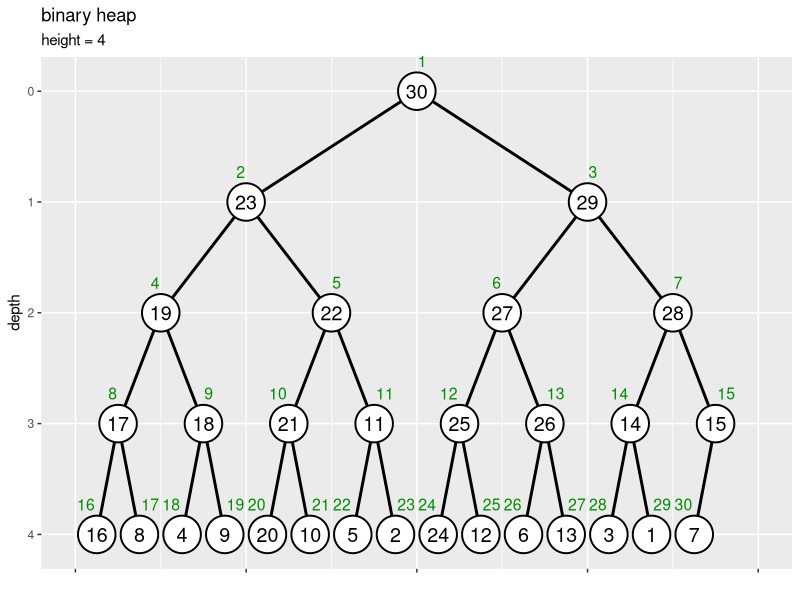

This figure's R source: (Note: this script raises an error after producing the figure.)

# 10.7 ヒープ ----------------------------------------------------------------

# 利用パッケージ
library(tidyverse)
library(gganimate)

# チェック用
library(ggplot2)


# 数列のヒープ化 --------------------------------------------------------------------

### ・実装 -----

# 部分木のヒープ化の実装
sub_heapify <- function(vec, i, N) {
  
  # 左側の子のインデックスを計算
  child_idx <- i * 2
  
  # 子がなければ終了
  if(child_idx > N) return(vec)
  
  # 値が大きい方の子のインデックスを設定
  if(child_idx+1 <= N & vec[child_idx+1] > vec[child_idx]) { # (&の左がFALSEだと右が処理されずNAにならない)
    child_idx <- child_idx + 1
  }
  
  # 子が親以下なら終了
  if(vec[child_idx] <= vec[i]) return(vec)
  
  # 子と親を入替
  vec[1:N] <- replace(x = vec, list = c(child_idx, i), values = vec[c(i, child_idx)])
  
  # 子を部分木の根としてヒープ化
  vec[1:N] <- sub_heapify(vec, child_idx, N)
  
  # 数列を出力
  return(vec)
}

# ヒープ化の実装
heapify <- function(vec) {
  
  # 要素数を取得
  N <- length(vec)
  
  # 葉を除くノード番号の最大値を設定
  max_i <- N %/% 2
  
  # 全体をヒープ化
  for(i in max_i:1) {
    
    # i番目の頂点を根とする部分木をヒープ化
    vec[1:N] <- sub_heapify(vec, i, N)
  }
  
  # 数列を出力
  return(vec)
}


### ・作図 -----

# 要素数を指定
N <- 30

# (簡易的に)数列を作成
a <- 1:N

# ヒープ化
a <- heapify(a)

# ノードの座標を作成
d <- 0.6
vertex_df <- tibble::tibble(
  value = a, 
  index = 1:length(a), 
  depth = floor(log2(index)), # 縦方向のノード位置
  col_idx = index - 2^depth + 1, # 深さごとのノード番号
  coord_x = (col_idx * 2 - 1) * 1/(2^depth * 2), # 横方向のノード位置
  label_offset = dplyr::if_else(
    condition = index%%2 == 0, true = 0.5+d, false = 0.5-d
  ) # ラベル位置を左右にズラす
)

# エッジの座標を作成
edge_df <- dplyr::bind_rows(
  # 子ノードの座標
  vertex_df |> 
    dplyr::filter(depth > 0) |> # 根を除去
    dplyr::mutate(
      edge_id   = index, 
      node_type = "childe" # (確認用)
    ), 
  # 親ノードの座標
  vertex_df |> 
    dplyr::filter(depth > 0) |> # 根を除去
    dplyr::mutate(
      edge_id   = index, 
      node_type = "parent", # (確認用)
      depth   = depth - 1, # 縦方向のノード位置
      index   = index %/% 2, 
      col_idx = index - 2^depth + 1, # 深さごとのノード番号
      coord_x = (col_idx * 2 - 1) * 1/(2^depth * 2) # 横方向のノード位置
    )
) |> 
  dplyr::select(!label_offset) |> 
  dplyr::arrange(edge_id, depth)

# ツリーの高さを取得
max_h <- floor(log2(N))

# 二分木を作図
d <- 0.1
ggplot() + 
  geom_path(data = edge_df, 
            mapping = aes(x = coord_x, y = depth, group = edge_id), 
            linewidth = 1) + # 辺
  geom_point(data = vertex_df, 
             mapping = aes(x = coord_x, y = depth), 
             size = 12, shape = "circle filled", fill = "white", stroke = 1) + # 頂点
  geom_text(data = vertex_df, 
            mapping = aes(x = coord_x, y = depth, label = value), 
            size = 5) + # 値ラベル
  geom_text(data = vertex_df, 
            mapping = aes(x = coord_x, y = depth, label = index, hjust = label_offset), 
            size = 4, vjust = -2, color = "green4") + # 位置ラベル
  scale_x_continuous(labels = NULL, name = "") + 
  scale_y_reverse(breaks = 0:max_h, minor_breaks = FALSE) + 
  coord_cartesian(xlim = c(0, 1), ylim = c(max_h+d, -d)) + 
  labs(title = "binary heap", 
       subtitle = paste0("height = ", max_h), 
       y = "depth")


### ・可視化 -----

# 親子ノードの入替の実装
swap <- function(value, index, i, N) {
  
  # 数列の値・インデックスを取得
  val_vec <- value
  idx_vec <- index
  
  # 左側の子のインデックスを計算
  child_idx <- i * 2
  
  # 子がなければ終了
  if(child_idx > N) {
    lt <- list(value = val_vec, index = idx_vec, target = i)
    return(lt)
  }
  
  # 値が大きい方の子のインデックスを設定
  if(child_idx+1 <= N & val_vec[child_idx+1] > val_vec[child_idx]) {
    child_idx <- child_idx + 1
  }
  
  # 子が親以下なら終了
  if(val_vec[child_idx] <= val_vec[i]) {
    lt <- list(value = val_vec, index = idx_vec, target = i)
    return(lt)
  }
  
  # 子と親を入替
  val_vec[1:N] <- replace(x = val_vec, list = c(child_idx, i), values = val_vec[c(i, child_idx)])
  idx_vec[1:N] <- replace(x = idx_vec, list = c(child_idx, i), values = idx_vec[c(i, child_idx)])
  
  # 数列を出力
  if(child_idx <= N%/%2) {
    
    # 親子の入替があれば継続
    lt <- list(value = val_vec, index = idx_vec, target = child_idx)
    
  } else {
    
    # 子が葉なら終了
    lt <- list(value = val_vec, index = idx_vec, target = i)
  }
  return(lt)
}


# 要素数を指定
N <- 60

# 数列を作成
a <- sample(x = 1:N, size = N, replace = FALSE)
a

# 葉を除く頂点数を計算
max_i <- N %/% 2

# 数列を格納
trace_df <- tibble::tibble(
  step  = 0,   # 試行回数
  id    = 1:N, # 元のインデックス
  index = 1:N, # 各試行のインデックス
  value = a    # 要素
) |> 
  dplyr::mutate(
    target_flag = FALSE, # 入替対象の頂点
    heap_flag   = index > max_i # ヒープ化済みの部分木頂点
  )

# 作図用のオブジェクトを初期化
id_vec <- 1:N

# ヒープ化
iter <- 0
for(i in max_i:1) {
  
  # i番目の頂点を設定
  target_idx <- i
  
  # i番目の頂点を根とする部分木をヒープ化
  swap_flag <- TRUE
  while(swap_flag) {
    
    # 試行回数をカウント
    iter <- iter + 1
    
    # 親子の値を比較・入替
    res_lt <- swap(a, id_vec, target_idx, N)
    a[1:N]      <- res_lt[["value"]]
    id_vec[1:N] <- res_lt[["index"]]
    next_target_idx <- res_lt[["target"]]
    
    # 数列を格納
    tmp_df <- tibble::tibble(
      step  = iter, 
      id    = id_vec, 
      index = 1:N, 
      value = a
    ) |> 
      dplyr::mutate(
        target_flag = index %in% c(target_idx, target_idx*2, target_idx*2+1), # 入替対象の親子
        heap_flag   = index >= i & !target_flag # 入替対象を除く処理済み頂点
      )
    
    # 結果を記録
    trace_df <- dplyr::bind_rows(trace_df, tmp_df)
    
    # 入替の有無を確認
    if(target_idx == next_target_idx) {
      
      # 入替がなければ終了
      swap_flag <- FALSE
      
    } else {
      
      # 入替があれば入替後の頂点を親として設定
      target_idx <- next_target_idx
    }
    
    # 途中経過を表示
    print(paste0("--- step: ", iter, " ---"))
    print(a)
  }
}


# 頂点の座標を作成
trace_vertex_df <- trace_df |> 
  dplyr::mutate(
    depth   = floor(log2(index)), # 縦方向の頂点位置
    col_idx = index - 2^depth + 1, # 深さごとの頂点番号
    coord_x = (col_idx * 2 - 1) * 1/(2^depth * 2), # 横方向の頂点位置
  )

# 辺の座標を作成
edge_df <- dplyr::bind_rows(
  # 子の座標
  trace_vertex_df |> 
    dplyr::filter(step == 0, depth > 0) |> # 1試行分のデータを抽出・根を除去
    dplyr::mutate(
      edge_id = index
    ), 
  # 親の座標
  trace_vertex_df |> 
    dplyr::filter(step == 0, depth > 0) |> # 1試行分のデータを抽出・根を除去
    dplyr::mutate(
      edge_id = index, # 子インデックス
      depth   = depth - 1, # 縦方向の頂点位置
      index   = index %/% 2, # 親インデックス
      col_idx = index - 2^depth + 1, # 深さごとの頂点番号
      coord_x = (col_idx * 2 - 1) * 1/(2^depth * 2) # 横方向の頂点位置
    )
) |> 
  dplyr::select(!step) |> # フレーム遷移の影響から外す
  dplyr::arrange(edge_id, depth)

# インデックスラベルの座標を作成
d <- 0.6
index_df <- trace_vertex_df |> 
  dplyr::filter(step == 0) |> # 1試行分のデータを抽出
  dplyr::mutate(
    offset = dplyr::if_else(
      condition = index%%2 == 0, true = 0.5+d, false = 0.5-d
    ) # ラベル位置を左右にズラす
  ) |> 
  dplyr::select(!step) # フレーム遷移の影響から外す

# ヒープ化済み頂点の座標を作成
heap_df <- trace_vertex_df |> 
  dplyr::filter(heap_flag, step > 0) |> # ヒープ化済み頂点を抽出・初期値を除去:(表示フレームの調整用)
  dplyr::mutate(
    step = step - 1 # 表示フレームを調整
  ) |> 
  dplyr::bind_rows(
    trace_vertex_df |> 
      dplyr::filter(step == max(step))
  ) # 最終値を追加:(表示フレームの調整用)

# 入替対象の頂点の座標を作成
target_vertex_df <- trace_vertex_df |> 
  dplyr::filter(target_flag) |> # 入替対象の親を抽出
  dplyr::mutate(
    step = step - 1 # 表示フレームを調整
  ) |> 
  dplyr::arrange(step, index)

# 入替対象の辺の座標を作成
target_edge_df <- dplyr::bind_rows(
  # 親の座標
  target_vertex_df |> 
    dplyr::group_by(step) |> 
    dplyr::filter(index == min(index)) |> # 親を抽出
    dplyr::ungroup() |> 
    tidyr::uncount(weights = 2, .id = "childe_id") |> # 子の数に複製
    dplyr::mutate(
      childe_id = childe_id - 1, # 行番号を子IDに変換
      edge_id   = index * 2 + childe_id # 子インデックス
    ) |> 
    dplyr::filter(edge_id <= N), # 子がなければ除去
  # 子の座標
  target_vertex_df |> 
    dplyr::group_by(step) |> 
    dplyr::filter(index != min(index)) |> # 子を抽出
    dplyr::ungroup() |> 
    dplyr::mutate(
      edge_id = index
    )
) |> 
  dplyr::arrange(step, index)

# ヒープ化のアニメーションを作図
max_h <- floor(log2(N))
graph <- ggplot() + 
  geom_path(data = edge_df, 
            mapping = aes(x = coord_x, y = depth, group = edge_id), 
            linewidth = 1) + # 辺
  geom_path(data = target_edge_df,
            mapping = aes(x = coord_x, y = depth, group = edge_id),
            color = "red", linewidth = 1, linetype = "dashed") + # 入替対象の辺
  geom_point(data = target_vertex_df,
             mapping = aes(x = coord_x, y = depth, group = step),
             size = 14, color = "red", alpha = 0.5) + # 入替対象の頂点
  geom_point(data = heap_df,
             mapping = aes(x = coord_x, y = depth, group = step),
             size = 14, color = "blue", alpha = 0.5) + # ヒープ化済みの頂点
  geom_point(data = trace_vertex_df, 
             mapping = aes(x = coord_x, y = depth, group = id), 
             size = 12, shape = "circle filled", fill = "white", stroke = 1) + # 頂点
  geom_text(data = trace_vertex_df, 
            mapping = aes(x = coord_x, y = depth, label = as.character(value), group = id), 
            size = 5) + # 値ラベル
  geom_text(data = index_df, 
            mapping = aes(x = coord_x, y = depth, label = index, hjust = offset), 
            size = 4, vjust = -1.7, color = "green4") + # インデックスラベル
  gganimate::transition_states(states = step, transition_length = 9, state_length = 1, wrap = FALSE) + # フレーム遷移
  gganimate::ease_aes("cubic-in-out") + # 遷移の緩急
  scale_x_continuous(labels = NULL) + 
  scale_y_reverse(breaks = 0:max_h, minor_breaks = FALSE) + 
  coord_cartesian(xlim = c(0, 1)) + 
  labs(title = "heapify", 
       subtitle = "step: {next_state}", 
       x = "", y = "depth")

# フレーム数を取得
frame_num <- max(trace_df[["step"]]) + 1

# 遷移フレーム数を指定
s <- 20

# gif画像を作成
gganimate::animate(
  plot = graph, 
  nframes = (frame_num + 2)*s, start_pause = s, end_pause = s, fps = 20, 
  width = 1200, height = 600, 
  renderer = gganimate::gifski_renderer()
)


# 値の挿入 --------------------------------------------------------------------

### ・実装 -----

# 値の挿入の実装
push <- function(vec, val) {
  
  # 挿入要素(子)のインデックスを設定
  i <- length(vec) + 1
  
  # ヒープ化
  while(i > 1) { # (根に達するまで)
    
    # 親のインデックスを計算
    parent_idx <- i %/% 2
    
    # 親が子以上なら終了
    if(vec[parent_idx] >= val) break
    
    # 子と親を入替
    vec[i] <- vec[parent_idx] # 親の値を子の位置に移動
    i      <- parent_idx      # 挿入位置を親の位置に更新
  }
  
  # 値を挿入
  vec[i] <- val
  
  # 数列を出力
  return(vec)
}


# 要素数を指定
N <- 30

# (簡易的に)数列を作成
a <- 1:N

# 挿入値を指定
x <- 28.5

# ヒープ化
a <- heapify(a)

# 値を挿入してヒープ化
a <- push(a, x)
a; length(a)



### ・可視化 -----

# 要素数を指定
initial_N <- 40

# ヒープを作成
initial_a <- sample(x = 1:initial_N, size = initial_N, replace = FALSE) |> 
  heapify()

# 挿入する値を指定
x <- 49.5

# 値を挿入
a <- c(initial_a, x)

# 挿入後の要素数を取得
N <- length(a)

# 数列を格納
trace_df <- dplyr::bind_rows(
  # 初期値
  tibble::tibble(
    step  = 0, 
    id    = 1:initial_N, 
    index = id, 
    value = initial_a, 
    target_flag = FALSE
  ), 
  # 挿入後
  tibble::tibble(
    step  = 1, 
    id    = 1:N, 
    index = id, 
    value = a, 
    target_flag = index == N # 挿入対象
  )
)

# 挿入要素のインデックスを設定
i <- N

# 作図用のオブジェクトを初期化
id_vec <- 1:N

# ヒープ化
iter <- 1
break_flag <- FALSE
while(i > 1) {
  
  # 試行回数を更新
  iter <- iter + 1
  
  # 親のインデックスを計算
  parent_idx <- i %/% 2
  
  # 親のインデックスを計算
  parent_idx <- i %/% 2
  
  # 親が子未満なら親子を入替
  if(a[parent_idx] < a[i]) {
    a[1:N]      <- replace(x = a, list = c(i, parent_idx), values = a[c(parent_idx, i)])
    id_vec[1:N] <- replace(x = id_vec[1:n], list = c(i, parent_idx), values = id_vec[c(parent_idx, i)])
  } else {
    break_flag <- TRUE
  }
  
  # 数列を格納
  tmp_df <- tibble::tibble(
    step  = iter, 
    id    = id_vec, 
    index = 1:N, 
    value = a, 
    target_flag = index %in% c(i, parent_idx) # 入替対象
  )
  
  # 数列を記録
  trace_df <- dplyr::bind_rows(trace_df, tmp_df)
  
  # 親が子以上なら終了
  if(break_flag) break
  
  # 挿入位置を親の位置に更新
  i <- parent_idx
  
  # 途中経過を表示
  print(paste0("--- step: ", iter, " ---"))
  print(a)
}


# 頂点の座標を作成
trace_vertex_df <- trace_df |> 
  dplyr::mutate(
    depth   = floor(log2(index)), # 縦方向の頂点位置
    col_idx = index - 2^depth + 1, # 深さごとの頂点番号
    coord_x = (col_idx * 2 - 1) * 1/(2^depth * 2), # 横方向の頂点位置
  )

# 辺の座標を作成
edge_df <- dplyr::bind_rows(
  # 子の座標
  trace_vertex_df |> 
    dplyr::filter(step == 1, depth > 0) |> # 1試行分のデータを抽出・根を除去
    dplyr::mutate(
      edge_id = index
    ), 
  # 親の座標
  trace_vertex_df |> 
    dplyr::filter(step == 1, depth > 0) |> # 1試行分のデータを抽出・根を除去
    dplyr::mutate(
      edge_id = index, # 子インデックス
      depth   = depth - 1, # 縦方向の頂点位置
      index   = index %/% 2, # 親インデックス
      col_idx = index - 2^depth + 1, # 深さごとの頂点番号
      coord_x = (col_idx * 2 - 1) * 1/(2^depth * 2) # 横方向の頂点位置
    )
) |> 
  dplyr::select(!step) |> # フレーム遷移の影響から外す
  dplyr::arrange(edge_id, depth)

# インデックスラベルの座標を作成
d <- 0.6
index_df <- trace_vertex_df |> 
  dplyr::filter(step == 1) |> # 1試行分のデータを抽出
  dplyr::mutate(
    offset = dplyr::if_else(
      condition = index%%2 == 0, true = 0.5+d, false = 0.5-d
    ) # ラベル位置を左右にズラす
  ) |> 
  dplyr::select(!step) # フレーム遷移の影響から外す

# 入替対象の頂点の座標を作成
target_vertex_df <- trace_vertex_df |> 
  dplyr::filter(target_flag) |> # 入替対象の親を抽出
  dplyr::mutate(
    step = step - 1 # 表示フレームを調整
  ) |> 
  dplyr::arrange(step, index)

# 入替対象の辺の座標を作成
target_edge_df <- target_vertex_df |> 
  dplyr::bind_rows(
    target_vertex_df |> 
      dplyr::filter(step == 0)
  ) # (警告文回避用に挿入値を複製)

# ヒープ化のアニメーションを作図
max_h <- floor(log2(N))
graph <- ggplot() + 
  geom_path(data = edge_df,
            mapping = aes(x = coord_x, y = depth, group = edge_id),
            linewidth = 1) + # 辺
  geom_path(data = target_edge_df,
            mapping = aes(x = coord_x, y = depth, group = step),
            color = "red", linewidth = 1, linetype = "dashed") + # 入替対象の辺
  geom_point(data = target_vertex_df,
             mapping = aes(x = coord_x, y = depth, group = step),
             size = 14, color = "red", alpha = 0.5) + # 入替対象の頂点
  geom_point(data = trace_vertex_df,
             mapping = aes(x = coord_x, y = depth, group = id),
             size = 12, shape = "circle filled", fill = "white", stroke = 1) + # 頂点
  geom_text(data = trace_vertex_df,
            mapping = aes(x = coord_x, y = depth, label = as.character(value), group = id),
            size = 5) + # 値ラベル
  geom_text(data = index_df,
            mapping = aes(x = coord_x, y = depth, label = index, hjust = offset),
            size = 4, vjust = -1.7, color = "green4") + # インデックスラベル
  gganimate::transition_states(states = step, transition_length = 9, state_length = 1, wrap = FALSE) + # フレーム遷移
  gganimate::ease_aes("cubic-in-out") + # 遷移の緩急
  scale_x_continuous(labels = NULL) + 
  scale_y_reverse(breaks = 0:max_h, minor_breaks = FALSE) + 
  coord_cartesian(xlim = c(0, 1)) + 
  labs(title = "heapify : push (up-heap)", 
       subtitle = "step: {next_state}", 
       x = "", y = "depth")

# フレーム数を取得
frame_num <- max(trace_df[["step"]]) + 1

# 遷移フレーム数を指定
s <- 20

# gif画像を作成
gganimate::animate(
  plot = graph, 
  nframes = (frame_num + 2)*s, start_pause = s, end_pause = s, fps = 20, 
  width = 1200, height = 600, 
  renderer = gganimate::gifski_renderer()
)


### ・ヒープ化の可視化 -----

# 要素数を指定
N <- 20

# 数列を作成
initial_a <- sample(x = 1:N, size = N, replace = FALSE)


# 1番目の要素を挿入
a <- initial_a[1]

# 数列を格納
trace_df <- tibble::tibble(
  step  = 0, # 試行番号
  id    = 1:N, # 元のインデックス
  index = c(1, rep(NA, times = N-1)), # 試行ごとのインデックス:(未挿入はNAとする)
  value = initial_a, # 要素:(未挿入要素も含める)
  target_flag = FALSE, # 挿入・入替対象:(初手FALSEの方が処理が楽)
  insert_flag = !is.na(index) # 挿入済み要素
)

# 作図用のオブジェクトを初期化
id_vec <- 1:N

# 値の挿入とヒープ化
iter <- 0
for(n in 2:N) {
  
  # 末尾に要素を追加
  a <- c(a, initial_a[n])
  i <- n
  
  # 要素を追加した数列を格納
  tmp_df <- tibble::tibble(
    step  = iter + 0.5, # (挿入操作は0.5とする)
    id    = id_vec, 
    index = c(1:n, rep(NA, times = N-n)), 
    value = c(a, initial_a[(n+1):N])[1:N], 
    target_flag = index %in% i, # 挿入対象
    insert_flag = !is.na(index)
  )
  
  # 数列を記録
  trace_df <- dplyr::bind_rows(trace_df, tmp_df)
  
  # ヒープ化
  break_flag <- FALSE
  while(i > 1) {
    
    # 試行回数を更新
    iter <- iter + 1
    
    # 親のインデックスを計算
    parent_idx <- i %/% 2
    
    # 親が子未満なら親子を入替
    if(a[parent_idx] < a[i]) {
      a[1:n]      <- replace(x = a, list = c(i, parent_idx), values = a[c(parent_idx, i)])
      id_vec[1:n] <- replace(x = id_vec, list = c(i, parent_idx), values = id_vec[c(parent_idx, i)])
    } else {
      break_flag <- TRUE
    }
    
    # 要素を入れ替えた数列を格納
    tmp_df <- tibble::tibble(
      step  = iter, # (入替操作は1とする)
      id    = id_vec, 
      index = c(1:n, rep(NA, times = N-n)), 
      value = c(a, initial_a[(n+1):N])[1:N], 
      target_flag = index %in% c(i, parent_idx), # 入替対象
      insert_flag = !is.na(index)
    )
    
    # 数列を記録
    trace_df <- dplyr::bind_rows(trace_df, tmp_df)
    
    # 親が子以上なら終了
    if(break_flag) break
    
    # 挿入位置を親の位置に更新
    i <- parent_idx
    
    # 途中経過を表示
    print(paste0("--- step: ", iter, " ---"))
    print(a)
  }
}

# 未挿入要素のプロット位置を設定
max_y <- floor(log2(N)) + 1

# 頂点の座標を作成
trace_vertex_df <- dplyr::bind_rows(
  # 挿入済み要素の座標
  trace_df |> 
    dplyr::filter(insert_flag) |> # 挿入済み要素を抽出
    dplyr::mutate(
      depth   = floor(log2(index)), # 縦方向の頂点位置
      col_idx = index - 2^depth + 1, # 深さごとの頂点番号
      coord_x = (col_idx * 2 - 1) * 1/(2^depth * 2), # 横方向の頂点位置
    ), 
  # 未挿入要素の座標
  trace_df |> 
    dplyr::filter(!insert_flag) |> # 未挿入要素を抽出
    dplyr::mutate(
      depth = max_y, # 縦方向の頂点位置
      coord_x = id / (N + 1) # 横方向の頂点位置
    )
) |> 
  dplyr::arrange(step, index)

# 辺の座標を作成
trace_edge_df <- dplyr::bind_rows(
  # 子の座標
  trace_vertex_df |> 
    dplyr::filter(insert_flag, step > 0, depth > 0) |> # 挿入済み要素を抽出、初期値・根を除去
    dplyr::mutate(
      edge_id    = index, 
      edge_label = paste0("step: ", step, ", edge: ", edge_id) # フレームごとに描画用
    ), 
  # 親の座標
  trace_vertex_df |> 
    dplyr::filter(insert_flag, step > 0, depth > 0) |> # 挿入済み要素を抽出、初期値・根を除去
    dplyr::mutate(
      edge_id    = index, # 子インデックス
      edge_label = paste0("step: ", step, ", edge: ", edge_id), # フレームごとに描画用
      depth   = depth - 1, # 縦方向の頂点位置
      index   = index %/% 2, # 親インデックス
      col_idx = index - 2^depth + 1, # 深さごとの頂点番号
      coord_x = (col_idx * 2 - 1) * 1/(2^depth * 2) # 横方向の頂点位置
    ), 
  tibble::tibble(
    step = 0
  ) # (フレーム順の謎バグ回避用)
) |> 
  dplyr::arrange(step, edge_id, index)

# インデックスラベルの座標を作成
d <- 0.6
index_df <- trace_vertex_df |> 
  dplyr::filter(insert_flag, step == max(step)) |> # 挿入済み要素・1試行分のデータを抽出
  dplyr::mutate(
    offset = dplyr::if_else(
      condition = index%%2 == 0, true = 0.5+d, false = 0.5-d
    ) # ラベル位置を左右にズラす
  ) |> 
  dplyr::select(!step) # フレーム遷移の影響から外す

# 試行番号を取得
step_vec <- unique(trace_df[["step"]])

# 入替対象の頂点の座標を作成
target_vertex_df <- trace_vertex_df |> 
  dplyr::filter(target_flag) |> # 挿入・入替対象を抽出
  dplyr::mutate(
    frame_id = dplyr::dense_rank(step), # 試行回数の抽出用
    step     = step_vec[frame_id] # 表示フレームを調整
  ) |> 
  dplyr::arrange(step, index)

# 入替対象の辺の座標を作成
target_edge_df <- trace_vertex_df |> 
  dplyr::filter(target_flag) |> # 挿入・入替対象を抽出
  dplyr::mutate(
    frame_id = dplyr::dense_rank(step), # 試行回数の抽出用
  ) |> 
  dplyr::filter(step%%1 == 0) |> # 入替対象を抽出(挿入対象を除去)
  dplyr::group_by(step) |> # 辺IDの作成用
  dplyr::mutate(
    edge_label = paste0("step: ", step, ", id: ", min(index)) # 線分間の干渉回避用
  ) |> 
  dplyr::ungroup() |> 
  dplyr::mutate(
    step = step_vec[frame_id] # 表示フレームを調整
  ) |> 
  dplyr::arrange(step, index)


# ヒープ化のアニメーションを作図
graph <- ggplot() + 
  geom_rect(mapping = aes(xmin = 0, xmax = 1, ymin = max_y-0.25, ymax = max_y+0.2), 
            fill = "orange", color = "orange", alpha = 0.1, linetype ="dashed") + # 数列枠
  geom_path(data = trace_edge_df,
            mapping = aes(x = coord_x, y = depth, group = edge_label),
            linewidth = 1) + # 辺
  geom_path(data = target_edge_df,
            mapping = aes(x = coord_x, y = depth, group = edge_label),
            color = "red", linewidth = 1, linetype = "dashed") + # 入替対象の辺
  geom_point(data = target_vertex_df,
             mapping = aes(x = coord_x, y = depth, group = step),
             size = 14, color = "red", alpha = 0.5) + # 挿入・入替対象の頂点
  geom_point(data = trace_vertex_df,
             mapping = aes(x = coord_x, y = depth, group = id),
             size = 12, shape = "circle filled", fill = "white", stroke = 1) + # 頂点
  geom_text(data = trace_vertex_df,
            mapping = aes(x = coord_x, y = depth, label = as.character(value), group = id),
            size = 5) + # 値ラベル
  geom_text(data = index_df,
            mapping = aes(x = coord_x, y = depth, label = index, hjust = offset),
            size = 4, vjust = -1.7, color = "green4") + # インデックスラベル:(ツリー用)
  geom_text(data = index_df,
            mapping = aes(x = index/(N+1), y = max_y, label = index),
            size = 4, hjust = 1.1, vjust = -1.7, color = "green4") + # インデックスラベル:(数列用)
  gganimate::transition_states(states = step, transition_length = 9, state_length = 1, wrap = FALSE) + # フレーム遷移
  gganimate::ease_aes("cubic-in-out") + # 遷移の緩急
  scale_x_continuous(labels = NULL) + 
  scale_y_reverse(breaks = 0:max_y, labels = c(as.character(0:(max_y-1)), ""), minor_breaks = FALSE) + 
  coord_cartesian(xlim = c(0, 1), ylim = c(max_y, 0)) + 
  labs(title = "heapify", 
       subtitle = "step: {next_state}", 
       x = "", y = "depth")

# フレーム数を取得
frame_num <- trace_df[["step"]] |> 
  unique() |> 
  length()

# 遷移フレーム数を指定
s <- 20

# gif画像を作成
gganimate::animate(
  plot = graph, 
  nframes = (frame_num + 2)*s, start_pause = s, end_pause = s, fps = 20, 
  width = 1200, height = 800, 
  renderer = gganimate::gifski_renderer()
)


# 最大値の削除 ------------------------------------------------------------------

### ・実装 -----

# 最大値の削除の実装
pop <- function(vec) {
  
  # 削除後の要素数を取得
  N <- length(vec) - 1
  
  # 末尾(挿入要素)の値を取得
  val <- vec[N+1]
  
  # 末尾の値を削除
  vec <- vec[-(N+1)]
  
  # 根(親)のインデックスを設定
  i <- 1
  
  # ヒープ化
  while(i*2 <= N) { # (葉に達するまで)
    
    # 左側の子のインデックスを計算
    child_idx <- i * 2
    
    # 値が大きい方の子のインデックスを設定
    if(child_idx+1 <= N & vec[child_idx+1] > vec[child_idx]) { # (&の左がFALSEだと右が処理されずNAにならない)
      child_idx <- child_idx + 1
    }
    
    # 子が親以下なら終了
    if(vec[child_idx] <= val) break
    
    # 親と子を入替
    vec[i] <- vec[child_idx] # 子の値を親の位置に移動
    i      <- child_idx      # 挿入位置を子の位置に更新
  }
  
  # 値を挿入
  vec[i] <- val
  
  # 数列を出力
  return(vec)
}


# 要素数を指定
N <- 30

# (簡易的に)数列を作成
a <- 1:N

# ヒープ化
a <- heapify(a)

# 最大値を削除してヒープ
a <- pop(a)
a; length(a)


### ・可視化 -----

# 要素数を指定
initial_N <- 20

# ヒープを作成
initial_a <- sample(x = 1:initial_N, size = initial_N, replace = FALSE) |> 
  heapify()

# 最大値を削除して、末尾を先頭に挿入
a <- c(initial_a[initial_N], initial_a[-c(1, initial_N)])

# 削除後の要素数を取得
N <- length(a)

# 数列を格納
trace_df <- dplyr::bind_rows(
  # 初期値
  tibble::tibble(
    step  = 0, 
    id    = 1:initial_N, 
    index = id, 
    value = initial_a, 
    target_flag = FALSE, 
    heap_flag   = TRUE
  ), 
  # 削除後
  tibble::tibble(
    step  = 1, 
    id    = c(initial_N, 2:N, 1), 
    index = 1:initial_N, 
    value = c(a, NA), 
    target_flag = index %in% c(1, initial_N), # 挿入・削除対象
    heap_flag   = c(rep(TRUE, times = N), FALSE) # ヒープ要素
  )
)

# 挿入要素のインデックスを設定
i <- 1

# 作図用のオブジェクトを初期化
id_vec <- c(initial_N, 2:N)

# ヒープ化
iter <- 1
break_flag <- FALSE
while(i*2 <= N) {
  
  # 試行回数を更新
  iter <- iter + 1
  
  # 値が大きい方の子のインデックスを設定
  child_idx <- i * 2 # 左側の子
  if(child_idx+1 <= N & a[child_idx+1] > a[child_idx]) {
    child_idx <- child_idx + 1
  }
  
  # 子が親より大きいなら入替
  if(a[child_idx] > a[i]) {
    a[1:N]      <- replace(x = a, list = c(i, child_idx), values = a[c(child_idx, i)])
    id_vec[1:N] <- replace(x = id_vec, list = c(i, child_idx), values = id_vec[c(child_idx, i)])
  } else {
    break_flag <- TRUE
  }
  
  # 数列を格納
  tmp_df <- tibble::tibble(
    step  = iter, 
    id    = id_vec, 
    index = 1:N, 
    value = a, 
    target_flag = index %in% c(i, i*2, i*2+1), # 入替対象
    heap_flag   = TRUE
  )
  
  # 数列を記録
  trace_df <- dplyr::bind_rows(trace_df, tmp_df)
  
  # 挿入位置を子の位置に更新
  i <- child_idx
  
  # 途中経過を表示
  print(paste0("--- step: ", iter, " ---"))
  print(a)
}


# 全ての頂点の座標を作成
tmp_vertex_df <- trace_df |> 
  dplyr::mutate(
    depth   = floor(log2(index)), # 縦方向の頂点位置
    col_idx = index - 2^depth + 1, # 深さごとの頂点番号
    coord_x = (col_idx * 2 - 1) * 1/(2^depth * 2), # 横方向の頂点位置
  )

# ヒープの頂点の座標を作成
trace_vertex_df <- tmp_vertex_df |> 
  dplyr::filter(heap_flag) # ヒープ要素を抽出(最大値を除去)

# 辺の座標を作成
edge_df <- dplyr::bind_rows(
  # 子の座標
  trace_vertex_df |> 
    dplyr::filter(step == 0, depth > 0) |> # 1試行分のデータを抽出・根を除去
    dplyr::mutate(
      edge_id = index
    ), 
  # 親の座標
  trace_vertex_df |> 
    dplyr::filter(step == 0, depth > 0) |> # 1試行分のデータを抽出・根を除去
    dplyr::mutate(
      edge_id = index, # 子インデックス
      depth   = depth - 1, # 縦方向の頂点位置
      index   = index %/% 2, # 親インデックス
      col_idx = index - 2^depth + 1, # 深さごとの頂点番号
      coord_x = (col_idx * 2 - 1) * 1/(2^depth * 2) # 横方向の頂点位置
    )
) |> 
  dplyr::select(!step) |> # フレーム遷移の影響から外す
  dplyr::arrange(edge_id, depth)

# インデックスラベルの座標を作成
d <- 0.6
index_df <- trace_vertex_df |> 
  dplyr::filter(step == 0) |> # 1試行分のデータを抽出
  dplyr::mutate(
    offset = dplyr::if_else(
      condition = index%%2 == 0, true = 0.5+d, false = 0.5-d
    ) # ラベル位置を左右にズラす
  ) |> 
  dplyr::select(!step) # フレーム遷移の影響から外す

# 入替対象の頂点の座標を作成
target_vertex_df <- tmp_vertex_df |> 
  dplyr::filter(target_flag) |> # 入替対象の親を抽出
  dplyr::mutate(
    step = step - 1 # 表示フレームを調整
  ) |> 
  dplyr::arrange(step, index)

# 入替対象の辺の座標を作成
target_edge_df <- dplyr::bind_rows(
  # 親の座標
  target_vertex_df |> 
    dplyr::group_by(step) |> 
    dplyr::filter(index == min(index)) |> # 親を抽出
    dplyr::ungroup() |> 
    dplyr::mutate(
      n = dplyr::if_else(
        condition = step == 0, true = 1, false = 2
      )
    ) |> 
    tidyr::uncount(weights = n, .id = "childe_id") |> # 子の数に複製
    dplyr::mutate(
      childe_id = childe_id - 1, # 行番号を子IDに変換
      edge_id   = dplyr::if_else(
        condition = step == 0, true = initial_N, false = index * 2 + childe_id # 子インデックス
      )
    ) |> 
    dplyr::filter(edge_id <= initial_N), # 子がなければ除去
  # 子の座標
  target_vertex_df |> 
    dplyr::group_by(step) |> 
    dplyr::filter(index != min(index)) |> # 子を抽出
    dplyr::ungroup() |> 
    dplyr::mutate(
      edge_id = index
    )
) |> 
  dplyr::arrange(step, index)


# ヒープ化のアニメーションを作図
max_h <- floor(log2(N))
graph <- ggplot() + 
  geom_path(data = edge_df, 
            mapping = aes(x = coord_x, y = depth, group = edge_id), 
            linewidth = 1) + # 辺
  geom_path(data = target_edge_df,
            mapping = aes(x = coord_x, y = depth, group = edge_id),
            color = "red", linewidth = 1, linetype = "dashed") + # 入替対象の辺
  geom_point(data = target_vertex_df,
             mapping = aes(x = coord_x, y = depth, group = step),
             size = 14, color = "red", alpha = 0.5) + # 入替対象の頂点
  geom_point(data = trace_vertex_df, 
             mapping = aes(x = coord_x, y = depth, group = id), 
             size = 12, shape = "circle filled", fill = "white", stroke = 1) + # 頂点
  geom_text(data = trace_vertex_df, 
            mapping = aes(x = coord_x, y = depth, label = as.character(value), group = id), 
            size = 5) + # 値ラベル
  geom_text(data = index_df, 
            mapping = aes(x = coord_x, y = depth, label = index, hjust = offset), 
            size = 4, vjust = -1.7, color = "green4") + # インデックスラベル
  gganimate::transition_states(states = step, transition_length = 9, state_length = 1, wrap = FALSE) + # フレーム遷移
  gganimate::ease_aes("cubic-in-out") + # 遷移の緩急
  scale_x_continuous(labels = NULL) + 
  scale_y_reverse(breaks = 0:max_h, minor_breaks = FALSE) + 
  coord_cartesian(xlim = c(0, 1)) + 
  labs(title = "heapify : pop (down-heap)", 
       subtitle = "step: {next_state}", 
       x = "", y = "depth")

# フレーム数を取得
frame_num <- max(trace_df[["step"]]) + 1

# 遷移フレーム数を指定
s <- 20

# gif画像を作成
gganimate::animate(
  plot = graph, 
  nframes = (frame_num + 2)*s, start_pause = s, end_pause = s, fps = 20, 
  width = 1200, height = 600, 
  renderer = gganimate::gifski_renderer()
)
